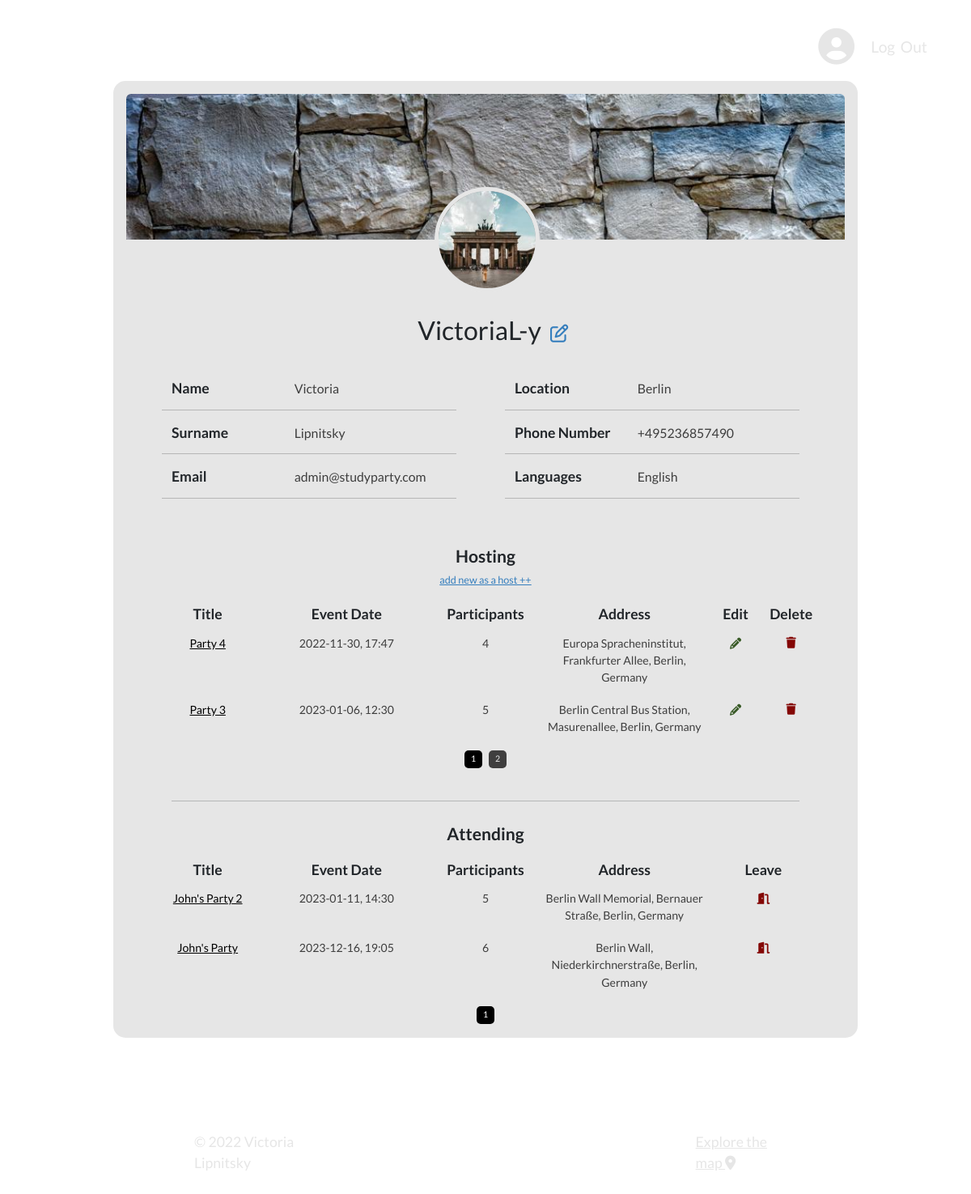
/profile (signed in), run on the app's committed database.
### app/models.py (models this page shows, shortened)
class User(db.Model, UserMixin):
    __tablename__ = 'author'
    id = db.Column(db.Integer, primary_key=True)
    username = db.Column(db.String(20), unique=True, nullable=False)
    email = db.Column(db.String(120), unique=True, nullable=False)
    name = db.Column(db.String(20), unique=False, nullable=True, default=' ')
    surname = db.Column(db.String(20), unique=False, nullable=True, default=' ')
    phoneNumber = db.Column(db.String(15), unique=False, nullable=True, default=' ')
    location = db.Column(db.String(40), unique=False, nullable=True, default=' ')
    languages = db.Column(db.String(50), unique=False, nullable=True, default=' ')
    image_avatar_file = db.Column(db.String(20), nullable=False, default='default.jpg')
    image_bg_file = db.Column(db.String(20), nullable=False, default='default.jpg')
    password = db.Column(db.String(60), nullable=False)
    party = db.relationship('Party', backref='author', lazy=True)
    attending = db.relationship('Party', secondary=association_table, backref="followers")

class Party(db.Model):
    __tablename__ = 'party'
    id = db.Column(db.Integer, primary_key=True)
    title = db.Column(db.String(30), nullable=False)
    date_posted = db.Column(db.DateTime, nullable=False, default=datetime.utcnow)
    date_time = db.Column(db.String(30), nullable=False)
    address = db.Column(db.String(30), nullable=False)
    lng = db.Column(db.String(30), nullable=False)
    lat = db.Column(db.String(30), nullable=False)
    whatsapp_link = db.Column(db.String(30), nullable=False)
    party_languages = db.Column(db.String(30), nullable=False)
    description = db.Column(db.Text, nullable=False)
    author_id = db.Column(db.Integer, db.ForeignKey('author.id'), nullable=False)

### app/routes.py (the view)
@app.route("/profile")
@login_required
def profile():
    form = PartyForm()
    page = request.args.get('page_host', 1, type=int)
    parties = Party.query.filter(Party.author==current_user).order_by(Party.date_posted.desc()).paginate(page=page, per_page=2)
    page_2 = request.args.get('page_att', 1, type=int)
    parties_2 = Party.query.join(User.attending).filter(User.id == current_user.id).order_by(Party.date_posted.desc()).paginate(page=page_2, per_page=2)
    image_avatar_file = url_for('static', filename='profile_pics/' + current_user.image_avatar_file)
    image_bg_file = url_for('static', filename='profile_pics/' + current_user.image_bg_file)
    return render_template("profile.html", title="Profile", image_avatar_file=image_avatar_file, image_bg_file=image_bg_file, parties=parties, parties_2=parties_2, form=form)

### app/models.py (called while the page is built)
@login_manager.user_loader
def load_user(user_id):
    return User.query.get(int(user_id))

### app/templates/profile.html (shortened to what this page needs)
{% extends "layout.html" %}
{% block content %}
<div id="main-section">
<div class="profile-container">
    <div class="profile-backg-img px-3 pb-3">
        <img class="rounded" src="{{ image_bg_file }}">
    </div>
    <div class="media d-flex flex-column align-items-center justify-content-center">
        <img class="rounded-circle ms-4 profile-img" src="{{ image_avatar_file }}">
        <h2 class="pt-3 pb-2 text-center">&nbsp;&nbsp;&nbsp;{{ current_user.username }} <a href="{{ url_for('updateProfile') }}"><i class="fa-regular fa-pen-to-square edit-profile"></i></a></h2>
        <div class="row px-5 py-4 container-fluid user-data">
            <div class="col-lg-6">
                <div class="row container-fluid">
                    <div class="col-5">
                        <span>Name</span>
                    </div>
                    <div class="col-7">
                        <span>{{ current_user.name }}</span>
                    </div>
                    <div class="col-5">
                        <span>Surname</span>
                    </div>
                    <div class="col-7">
                        <span>{{ current_user.surname }}</span>
                    </div>
                    <div class="col-5">
                        <span>Email</span>
                    </div>
                    <div class="col-7">
                        <span>{{ current_user.email }}</span>
                    </div>
                </div>
            </div>
            <div class="col-lg-6">
                <div class="row container-fluid mx-0">
                    <div class="col-5">
                        <span>Location</span>
                    </div>
                    <div class="col-7">
                        <span>{{ current_user.location }}</span>
                    </div>
                    <div class="col-5">
                        <span>Phone Number</span>
                    </div>
                    <div class="col-7">
                        <span>{{ current_user.phoneNumber }}</span>
                    </div>
                    <div class="col-5">
                        <span>Languages</span>
                    </div>
                    <div class="col-7">
                        <span>{{ current_user.languages }}</span>
                    </div>
                </div>
            </div>
        </div>
        <div class="row px-5 py-3 container-fluid user-data text-center">
            <div class="mb-1">
                <span class="headList"><strong>Hosting</strong></span>
                <br>
                <a href="{{ url_for('new_party') }}"><p class="link-to-creat-party">add new as a host&nbsp;++</p></a>
            </div>
            {% if parties.items %}
                <div class="col-2 p-0 mb-2 headColumn">
                    <span><strong>{{ form.title.label }}</strong></span>
                </div>
                <div class="col-3 p-0 headColumn">
                    <span><strong>{{ form.date_time.label }}</strong></span>
                </div>
                <div class="col-2 p-0 headColumn">
                    <span><strong>Participants</strong></span>
                </div>
                <div class="col-3 p-0 headColumn">
                    <span><strong>{{ form.address.label }}</strong></span>
                </div>
                <div class="col-1 p-0 headColumn">
                    <span><strong>Edit</strong></span>
                </div>
                <div class="col-1 p-0 headColumn">
                    <span><strong>Delete</strong></span>
                </div>
            {% else %}
                <span><i>Nothing here... </i><i class="fa-solid fa-wind"></i></span>
            {% endif %}
            {% for party in parties.items %}
                <div class="col-2 p-0 partyTitle">
                    <a href="{{ url_for('party', party_id=party.id) }}">{{ party.title }}</a>
                </div>
                <div class="col-3 p-0">
                    <p>{{ party.date_time }}</p>
                </div>
                <div class="col-2 p-0">
                    <p>{{party.followers|length}}</p>
                </div>
                <div class="col-3 p-0">
                    <p>{{ party.address }}</p>
                </div>
                <div class="col-1 editParty">
                    <a href="{{ url_for('update_party', party_id=party.id) }}"><i class="fa-solid fa-pencil"></i></a>
                </div>
                <div class="col-1 deleteParty">
                    <button type="button" class="btn btn-danger btn-sm" data-bs-toggle="modal" data-bs-target="#deleteModal"><i class="fa-solid fa-trash"></i></button>
                </div>
            {% endfor %}
            <div class="pt-2 d-flex justify-content-center party_list_buttons">
            {% for page_num in parties.iter_pages(left_edge=1, right_edge=1, left_current=1, right_current=2) %}
                {% if page_num %}
                    {% if parties.page == page_num %}
                    <a class="btn ms-1 me-1 mb-4 current-page" href="{{ url_for('profile', page_host=page_num) }}">{{ page_num }}</a>
                    {% else %}
                        <a class="btn ms-1 me-1 mb-4" href="{{ url_for('profile', page_host=page_num) }}">{{ page_num }}</a>
                    {% endif %}
                {% else %}
                    ...
                {% endif %}
            {% endfor %}
            </div>
        <div class="pt-0 pb-2 px-4 m-0"><hr></div>
            <div class="mb-3">
                <span class="headList"><strong>Attending</strong></span>
            </div>
            {% if parties_2.items %}
            <div class="col-2 p-0 mb-2 headColumn">
                <span><strong>{{ form.title.label }}</strong></span>
            </div>
            <div class="col-3 p-0 headColumn">
                <span><strong>{{ form.date_time.label }}</strong></span>
            </div>
            <div class="col-2 p-0 headColumn">
                <span><strong>Participants</strong></span>
            </div>
            <div class="col-3 p-0 headColumn">
                <span><strong>{{ form.address.label }}</strong></span>
            </div>
            <div class="col-2 p-0 headColumn">
                <span><strong>Leave</strong></span>
            </div>
            {% else %}
                <span><i>Nothing here... </i><i class="fa-solid fa-wind"></i></span>
            {% endif %}
            {% for party in parties_2.items %}
                <div class="col-2 p-0 partyTitle">
                    <a href="{{ url_for('party', party_id=party.id) }}">{{ party.title }}</a>
                </div>
                <div class="col-3 p-0">
                    <p>{{ party.date_time }}</p>
                </div>
                <div class="col-2 p-0">
                    <p>{{party.followers|length}}</p>
                </div>
                <div class="col-3 p-0">
                    <p>{{ party.address }}</p>
                </div>
                <div class="col-2 leaveParty">
                    <a href="{{ url_for('leaveTroughProfile', party_id=party.id) }}"><i class="fa-sharp fa-solid fa-door-open"></i></a>
                </div>
            {% endfor %}
            <div class="pt-2 d-flex justify-content-center party_list_buttons">
            {% for page_num in parties_2.iter_pages(left_edge=1, right_edge=1, left_current=1, right_current=2) %}
                {% if page_num %}
                    {% if parties_2.page == page_num %}
                    <a class="btn ms-1 me-1 mb-4 current-page" href="{{ url_for('profile', page_att=page_num) }}">{{ page_num }}</a>
                    {% else %}
                        <a class="btn ms-1 me-1 mb-4" href="{{ url_for('profile', page_att=page_num) }}">{{ page_num }}</a>
                    {% endif %}
                {% else %}
                    ...
                {% endif %}
            {% endfor %}
            </div>
        </div>
    </div>
</div>
</div>
<div class="container-fluid p-0 d-flex justify-content-between bottomInscription">
    <p>© 2022 Victoria Lipnitsky</p>
    <a href="{{ url_for('map') }}">Explore the map <i class="fa-solid fa-location-dot"></i></a>
</div>
{% endblock %}

### app/templates/layout.html (shortened to what this page needs)
<!DOCTYPE html>
<html lang="en">
<head>
    <link rel="stylesheet" href="https://cdnjs.cloudflare.com/ajax/libs/bootstrap/5.2.2/css/bootstrap.min.css" />
    <link rel="stylesheet" href="https://cdnjs.cloudflare.com/ajax/libs/intl-tel-input/17.0.19/css/intlTelInput.css" />
    <link rel="stylesheet" href="https://cdnjs.cloudflare.com/ajax/libs/font-awesome/6.2.0/css/all.min.css" />
    <link rel="stylesheet" type="text/css" href="{{ url_for('static', filename='/main.css') }}">
</head>
<body>
    <div class="container-fluid d-flex justify-content-end align-items-center sign-log-buttons top-buttons">
        {% if current_user.is_authenticated %}
        <a href="{{ url_for('profile') }}"><i class="fa-solid fa-circle-user profile-icon"></i></a>
        <a href="{{ url_for('logout') }}" class="logout-link">Log Out</a>
        {% else %}
        <p class="pt-2">New to StudyParty?</p>
        <div class="container btn-container">
            <a class="btn" href="{{ url_for('register') }}">Sign Up</a>
            <a class="btn" href="{{ url_for('login') }}" role="button">Log In</a>
        </div>
        {% endif %}
</div>
        {% block content %}
        {% endblock %}
</body>
</html>

### app/static/main.css (style rules this page uses)
* { box-sizing: border-box; }
:root { --fonts: rgb(230, 230, 230); --theQuestion: white; --darkButton: black; --border: rgb(129, 129, 129); --windowCol: 230,230,230; --profileWidth: calc(800px + 10vw); --marginLeftRight: calc((100vw - 800px - 10vw) / 2); }
body { background-image: url(https://res.cloudinary.com/devqm7qmb/image/upload/q_50/v1664734048/StudyParty.jpg); background-size: cover; background-position: center; height: 100vh; width: 100vw; padding: 0; margin: 0; font-family: 'Lato', sans-serif; }
.bottomInscription { position: absolute; bottom: 10px; }
.bottomInscription p, .bottomInscription a { padding-left: 20vw; padding-right: 20vw; color: var(--fonts); font-size: 1.2em; margin-top: 1em; margin-bottom: 1em; }
.top-buttons { padding-top: calc(10px + 0.6vw); padding-right: 4.5vw; margin-right: 0; height: 100px; }
.top-buttons, .btn-container { width: fit-content; }
.profile-icon { font-size: 2.8em; color: var(--fonts); }
.logout-link { font-size: 1.2em; color: var(--fonts); text-decoration: none; margin-left: 20px; word-spacing: 3px; }
#main-section { position: relative; }
.profile-container { width: var(--profileWidth); height: fit-content; max-height: 85vh; background-color: rgb(var(--windowCol)); font-size: 1.1em; border-radius: 15px; overflow-y: scroll; border-top: 1rem solid var(--fonts); left: var(--marginLeftRight); position: absolute; }
.profile-backg-img { height: 180px; width: calc(800px + 10vw); overflow: hidden; }
.profile-backg-img img { height: auto; width: 100%; margin-right: 20px; }
.profile-img { object-fit: cover; height: 130px; width: 130px; margin-right: 20px; margin-top: -65px; margin-bottom: 12px; border: 5px solid rgb(var(--windowCol)); }
.profile-container .user-data .col-5, .profile-container .user-data .col-7, .profile-container .user-data.party-page .col-4, .profile-container .user-data.party-page .col-8 { border-bottom: 1px solid rgb(182, 182, 182); padding-bottom: 12px; margin-bottom: 15px; }
.profile-container .user-data .col-5, .profile-container .user-data.party-page .col-4 { font-weight: bold; }
.profile-container .user-data .col-7 span, .profile-container .user-data.party-page .col-8 span { font-size: 0.9em; color: rgb(62, 62, 62); }
.profile-container .user-data p { font-size: 0.8em; color: rgb(62, 62, 62); padding-top: 3px; }
.profile-container .user-data span.headList { font-size: 1.2em; }
.profile-container .user-data p.link-to-creat-party { font-size: 0.9em; color: #357ebd; text-decoration: underline; display: inline-block; }
.profile-container .user-data a { font-size: 0.8em; color: #357ebd; text-decoration: none; }
.profile-container .user-data .partyTitle a { color: var(--darkButton); text-decoration: none; padding: 1px; border-radius: 3px; text-decoration: underline; }
.profile-container .user-data .editParty a { background-color: transparent; border: none; padding: 0; color: #375925; }
.profile-container .user-data .deleteParty button { background-color: transparent; border: none; padding: 0; margin-bottom: 4px; color: #840705; outline: none; }
.profile-container .user-data .leaveParty a { color: #840705; }
i.edit-profile { color: #357ebd; font-size: 0.7em; position: relative; padding-left: 5px; padding-top: 10px; }
.profile-container .party_list_buttons .btn { margin-top: -5px; font-size: 0.6em; border-radius: 5px; padding: 2px 7px; color: var(--fonts); background-color: rgb(63, 62, 62); }
.profile-container .party_list_buttons .btn.current-page { background-color: var(--darkButton); color: white; }
@media screen and (max-width: 1200px) { .profile-container { max-height: 80vh; } }
@media screen and (max-width: 1200px) { .bottomInscription p, .bottomInscription a { font-size: 1.1em; } }

### data on the page
User: username "VictoriaL-y", name "Victoria", surname "Lipnitsky", email "admin@studyparty.com", location "Berlin", phoneNumber "+495236857490", languages "English"
Party: title "Party 4", date_time "2022-11-30, 17:47", followers|length "4", address "Europa Spracheninstitut, Frankfurter Allee, Berlin, Germany"
Party: title "Party 3", date_time "2023-01-06, 12:30", followers|length "5", address "Berlin Central Bus Station, Masurenallee, Berlin, Germany"
Party: title "John's Party 2", date_time "2023-01-11, 14:30", followers|length "5", address "Berlin Wall Memorial, Bernauer Straße, Berlin, Germany"
Party: title "John's Party", date_time "2023-12-16, 19:05", followers|length "6", address "Berlin Wall, Niederkirchnerstraße, Berlin, Germany"

### other printed values
{{ page_num }} "1"
{{ page_num }} "2"
